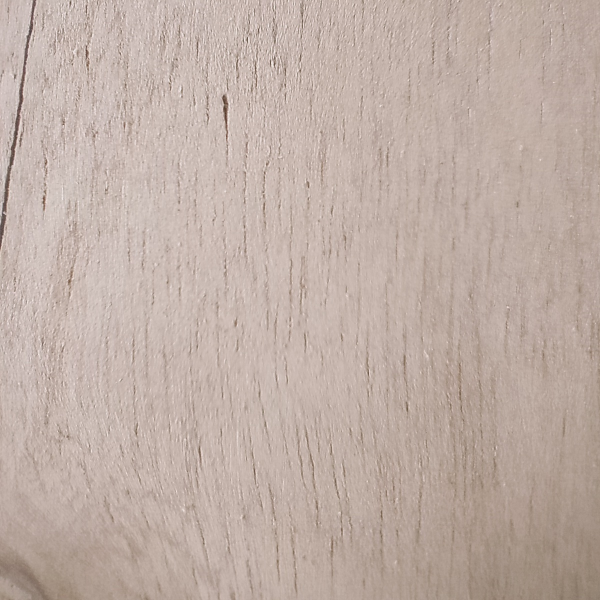
#> input picture serat_kayu/nantu/nantu_test_003.jpg, 1200 x 1200 px, found by its file name (shown at 1/2 size); its folder holds only this picture in this run
$ jupyter execute --allow-errors percobaan4.ipynb   (older library calls are emulated)
#> lines starting #> are read from the running program, lines starting #| are printed output that depends on the picture
# Import Library

[cell 1]
import os
import cv2 as cv
import matplotlib.pyplot as plt
import numpy as np
import pandas as pd
from sklearn.model_selection import train_test_split, cross_val_predict
from sklearn.metrics import accuracy_score, classification_report
from skimage.feature import graycomatrix, graycoprops
from scipy.stats import entropy
from sklearn.ensemble import RandomForestClassifier
from sklearn.svm import SVC
from sklearn.neighbors import KNeighborsClassifier
from sklearn.metrics import accuracy_score, precision_score, recall_score, f1_score, confusion_matrix, classification_report
from sklearn.metrics import (confusion_matrix, ConfusionMatrixDisplay)
import seaborn as sns

# Load gambar

[cell 2]
data = []
labels = []
file_name = []
for sub_folder in os.listdir("serat_kayu\\"):
    sub_folder_files = os.listdir(os.path.join("serat_kayu\\", sub_folder))
    for i, filename in enumerate(sub_folder_files):
        img_path = os.path.join("serat_kayu\\", sub_folder, filename)
        img = cv.imread(img_path)
#> img is the input picture: shape (1200, 1200, 3); mean B, G, R 166.1, 174.6, 191.6
        img = img.astype(np.uint8)
        img = cv.cvtColor(img, cv.COLOR_BGR2GRAY)
#> img: shape (1200, 1200)

        data.append(img)
        labels.append(sub_folder)
        name = os.path.splitext(filename)[0]
        file_name.append(filename)
#> pass 2 of the loop `for sub_folder in os.listdir("serat_kayu\\"):`:
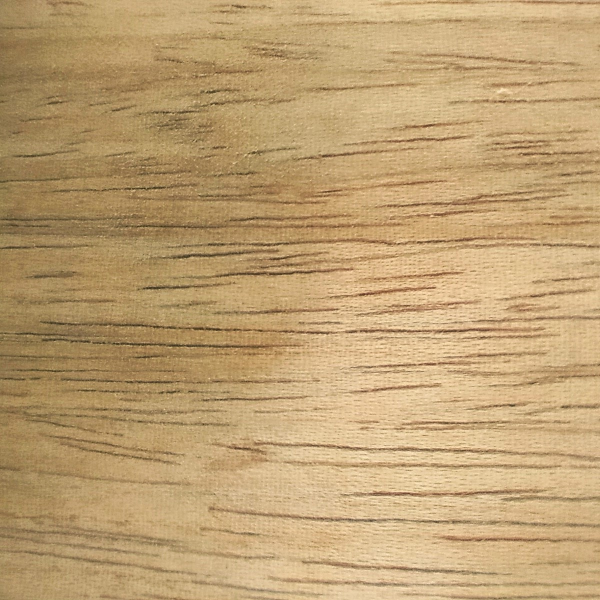
#> input picture serat_kayu/palapi/palapi_test_002.jpg, 1200 x 1200 px, found by its file name (shown at 1/2 size)
#> img is the input picture: shape (1200, 1200, 3); mean B, G, R 114.7, 160.8, 191
#> `img = cv.cvtColor(img, cv.COLOR_BGR2GRAY)`:
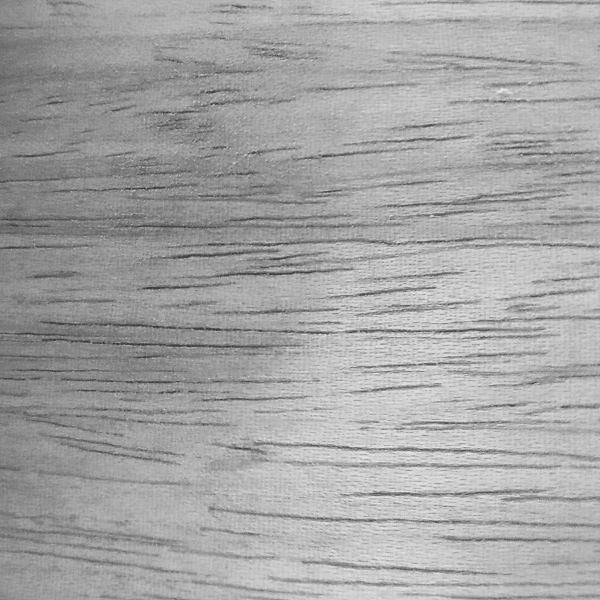
#> img: shape (1200, 1200) (shown at 1/2 size); min 28, max 238, mean 164.6

data = np.array(data)
labels = np.array(labels)

# Preprocessing percobaan 4

[cell 3]
def resize(image, target_size):
    target_h, target_w = target_size
    src_h, src_w = image.shape
    resized = np.zeros((target_h, target_w), dtype=np.uint8)

    for i in range(target_h):
        for j in range(target_w):
            src_x = int(i * src_h / target_h)
            src_y = int(j * src_w / target_w)
            resized[i, j] = image[src_x, src_y]

    return resized


def konversi_grayscale(image):
    if len(image.shape) == 3:
        r, g, b = image[:, :, 0], image[:, :, 1], image[:, :, 2]
        gray = 0.299 * r + 0.587 * g + 0.114 * b
        return gray.astype(np.uint8)
    else:
        return image


def equalization(image):
    histogram = np.zeros(256, dtype=int)
    h, w = image.shape

    for i in range(h):
        for j in range(w):
            histogram[image[i, j]] += 1

    cdf = np.cumsum(histogram)
    cdf_min = np.min(cdf[np.nonzero(cdf)])
    total_pixels = h * w
    equalized = np.round((cdf[image] - cdf_min) / (total_pixels - cdf_min) * 255)
    equalized = np.clip(equalized, 0, 255).astype(np.uint8)

    return equalized


def edge_detection(image):
    kernel_x = np.array([[-1, 0, 1],
                         [-1, 0, 1],
                         [-1, 0, 1]])
    kernel_y = np.array([[1, 1, 1],
                         [0, 0, 0],
                         [-1, -1, -1]])

    h, w = image.shape
    result = np.zeros_like(image)
    padded = np.pad(image, ((1, 1), (1, 1)), mode='constant')

    for i in range(h):
        for j in range(w):
            region = padded[i:i+3, j:j+3]
            gx = np.sum(region * kernel_x)
            gy = np.sum(region * kernel_y)
            result[i, j] = np.clip(np.sqrt(gx**2 + gy**2), 0, 255)

    return result.astype(np.uint8)


def dilasi(image):
    kernel = np.ones((3, 3), dtype=np.uint8)
    h, w = image.shape
    output = np.zeros_like(image)
    padded = np.pad(image, ((1, 1), (1, 1)), mode='constant')

    for i in range(h):
        for j in range(w):
            region = padded[i:i+3, j:j+3]
            output[i, j] = np.max(region * kernel)

    return output


def erosi(image):
    kernel = np.ones((3, 3), dtype=np.uint8)
    h, w = image.shape
    output = np.zeros_like(image)
    padded = np.pad(image, ((1, 1), (1, 1)), mode='constant')

    for i in range(h):
        for j in range(w):
            region = padded[i:i+3, j:j+3]
            output[i, j] = np.min(region * kernel)

    return output

def gradient_morph(image):
   dilated = dilasi(image)
   eroded = erosi(image)
   gradient = cv.subtract(dilated, eroded)
   return gradient

def reduce_noise(image, kernel_size=3):
    return cv.medianBlur(image, kernel_size)

[cell 4]
dataPreprocessed = []

for i in range(len(data)):
    img = data[i] # ambil data gambar

    # 1. Resize
    img = resize(img, (256,256))

    # 2. Konversi ke grayscale
    img = konversi_grayscale(img)

    # 3. Histogram Equalization untuk meningkatkan kontras
    img = equalization(img)

    # 4. Noise reduction
    img = reduce_noise(img)

    # 5. Erosi
    img = erosi(img)

    # 6. Dilasi
    img = dilasi(img)

    # Simpan hasil akhir preprocessing
    dataPreprocessed.append(img)
#> this loop made 2 passes
#> (target_h in resize, target_w in resize, src_h in resize, src_w in resize, cdf_min in equalization, total_pixels in equalization) on passes 1 to 2: (256, 256, 1200, 1200, 1, 65536), (256, 256, 1200, 1200, 1, 65536)
#> pass 1, `img = resize(img, (256,256))`:
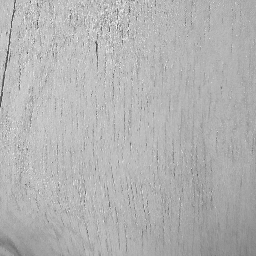
#> img: shape (256, 256); min 65, max 242, mean 178.8
#> pass 1, in equalization, `equalized = np.round((cdf[image] - cdf_min) / (total_pixels - cdf_min)..`:
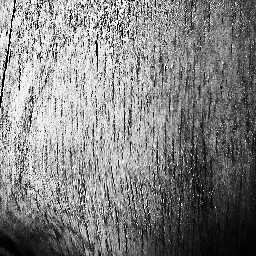
#> equalized: shape (256, 256) float64; min 0, max 255, mean 130
#> pass 1, `img = reduce_noise(img)`:
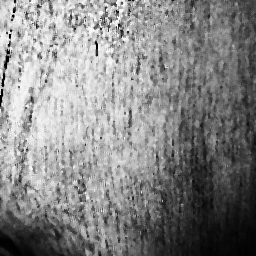
#> img: shape (256, 256); min 0, max 254, mean 133.4
#> after the loop, dataPreprocessed = 2 items

[cell 5]
# Visualisasi 5 citra pertama dari setiap label
unique_labels = np.unique(labels)
plt.figure(figsize=(15, 3 * len(unique_labels)))
for i, label in enumerate(unique_labels):
    idxs = np.where(labels == label)[0][:5]  # ambil 5 index pertama dari label tsb
    for j, idx in enumerate(idxs):
        plt.subplot(len(unique_labels), 5, i * 5 + j + 1)
        plt.imshow(dataPreprocessed[idx], cmap='gray')
        plt.title(f"{label}\n{file_name[idx]}", fontsize=8)

plt.tight_layout()
plt.show()
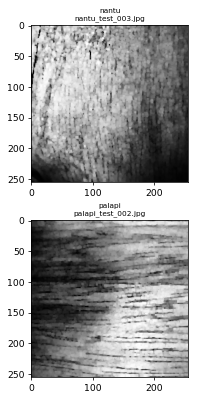
#> figure drawn by matplotlib, 2 panels

# Ekstraksi GLCM

[cell 6]
def glcm(image, derajat):
    if derajat == 0:
        angles = [0]
    elif derajat == 45:
        angles = [np.pi / 4]
    elif derajat == 90:
        angles = [np.pi / 2]
    elif derajat == 135:
        angles = [3 * np.pi / 4]
    else:
        raise ValueError("Invalid angle. It should be one of the following: 0, 45, 90, 135.")

    # mengembalikan matrix glcm dari image
    glcm = graycomatrix(image, [1], angles, 256, symmetric=True, normed=True)
    return glcm

[cell 7]
def correlation(matriks):
	return graycoprops(matriks, 'correlation')[0, 0]

def dissimilarity(matriks):
    return graycoprops(matriks, 'dissimilarity')[0, 0]

def homogenity(matriks):
    return graycoprops(matriks, 'homogeneity')[0, 0]

def contrast(matriks):
    return graycoprops(matriks, 'contrast')[0, 0]

def ASM(matriks):
    return graycoprops(matriks, 'ASM')[0, 0]

def energy(matriks):
    return graycoprops(matriks, 'energy')[0, 0]

def entropyGlcm(matriks):
    return entropy(matriks.ravel())

[cell 8]
Derajat0 = []
Derajat45 = []
Derajat90 = []
Derajat135 = []
for i in range(len(dataPreprocessed)):
    D0 = glcm(dataPreprocessed[i], 0)
    D45 = glcm(dataPreprocessed[i], 45)
    D90 = glcm(dataPreprocessed[i], 90)
    D135 = glcm(dataPreprocessed[i], 135)
    Derajat0.append(D0)
    Derajat45.append(D45)
    Derajat90.append(D90)
    Derajat135.append(D135)
#> this loop made 2 passes
#> after the loop, Derajat0 = 2 items; Derajat135 = 2 items; Derajat45 = 2 items; Derajat90 = 2 items

[cell 9]
Kontras0, Kontras45, Kontras90, Kontras135 = [], [], [], []
dissimilarity0, dissimilarity45, dissimilarity90, dissimilarity135 =  [], [], [], []
homogenity0, homogenity45, homogenity90, homogenity135 = [], [], [], []
entropy0, entropy45, entropy90, entropy135 =  [], [], [], []
ASM0, ASM45, ASM90, ASM135 =  [], [], [], []
energy0, energy45, energy90, energy135 =  [], [], [], []
correlation0, correlation45, correlation90, correlation135 = [], [], [], []

[cell 10]
for i in range(len(dataPreprocessed)):
    C0 = correlation(Derajat0[i])
    correlation0.append(C0)
    C45 = correlation(Derajat45[i])
    correlation45.append(C45)
    C90 = correlation(Derajat90[i])
    correlation90.append(C90)
    C135 = correlation(Derajat135[i])
    correlation135.append(C135)
#> this loop made 2 passes
#> (C0, C45, C90, C135) on passes 1 to 2: (0.952, 0.94, 0.978, 0.942), (0.988, 0.934, 0.941, 0.935)
#> after the loop, correlation0 = [0.952, 0.988]; correlation135 = [0.942, 0.935]; correlation45 = [0.94, 0.934]; correlation90 = [0.978, 0.941]

for i in range(len(data)):
    K0 = contrast(Derajat0[i])
    K45 = contrast(Derajat45[i])
    K90 = contrast(Derajat90[i])
    K135 = contrast(Derajat135[i])
    Kontras0.append(K0)
    Kontras45.append(K45)
    Kontras90.append(K90)
    Kontras135.append(K135)
#> this loop made 2 passes
#> (K0, K45, K90, K135) on passes 1 to 2: (384.9, 487, 181.6, 465.2), (109.4, 581.6, 523.8, 573.6)
#> after the loop, Kontras0 = [384.9, 109.4]; Kontras135 = [465.2, 573.6]; Kontras45 = [487, 581.6]; Kontras90 = [181.6, 523.8]

for i in range(len(data)):
    Dis0 = dissimilarity(Derajat0[i])
    Dis45 = dissimilarity(Derajat45[i])
    Dis90 = dissimilarity(Derajat90[i])
    Dis135 = dissimilarity(Derajat135[i])
    dissimilarity0.append(Dis0)
    dissimilarity45.append(Dis45)
    dissimilarity90.append(Dis90)
    dissimilarity135.append(Dis135)
#> this loop made 2 passes
#> (Dis0, Dis45, Dis90, Dis135) on passes 1 to 2: (9.19, 11.96, 6.29, 11.87), (5.04, 13.13, 10.94, 13.04)
#> after the loop, dissimilarity0 = [9.19, 5.04]; dissimilarity135 = [11.87, 13.04]; dissimilarity45 = [11.96, 13.13]; dissimilarity90 = [6.29, 10.94]

for i in range(len(data)):
    H0 = homogenity(Derajat0[i])
    H45 = homogenity(Derajat45[i])
    H90 = homogenity(Derajat90[i])
    H135 = homogenity(Derajat135[i])
    homogenity0.append(H0)
    homogenity45.append(H45)
    homogenity90.append(H90)
    homogenity135.append(H135)
#> this loop made 2 passes
#> (H0, H45, H90, H135) on passes 1 to 2: (0.536, 0.373, 0.578, 0.373), (0.552, 0.31, 0.481, 0.309)
#> after the loop, homogenity0 = [0.536, 0.552]; homogenity135 = [0.373, 0.309]; homogenity45 = [0.373, 0.31]; homogenity90 = [0.578, 0.481]

for i in range(len(data)):
    E0 = entropyGlcm(Derajat0[i])
    E45 = entropyGlcm(Derajat45[i])
    E90 = entropyGlcm(Derajat90[i])
    E135 = entropyGlcm(Derajat135[i])
    entropy0.append(E0)
    entropy45.append(E45)
    entropy90.append(E90)
    entropy135.append(E135)
#> this loop made 2 passes
#> (E0, E45, E90, E135) on passes 1 to 2: (5.68, 6.05, 5.44, 6.05), (6.51, 7.47, 7.01, 7.47)
#> after the loop, entropy0 = [5.68, 6.51]; entropy135 = [6.05, 7.47]; entropy45 = [6.05, 7.47]; entropy90 = [5.44, 7.01]

for i in range(len(data)):
    A0 = ASM(Derajat0[i])
    A45 = ASM(Derajat45[i])
    A90 = ASM(Derajat90[i])
    A135 = ASM(Derajat135[i])
    ASM0.append(A0)
    ASM45.append(A45)
    ASM90.append(A90)
    ASM135.append(A135)
#> this loop made 2 passes
#> (A0, A45, A90, A135) on passes 1 to 2: (0.0082, 0.00469, 0.0095, 0.00474), (0.00361, 0.00131, 0.00277, 0.0013)
#> after the loop, ASM0 = [0.0082, 0.00361]; ASM135 = [0.00474, 0.0013]; ASM45 = [0.00469, 0.00131]; ASM90 = [0.0095, 0.00277]

for i in range(len(data)):
    ER0 = energy(Derajat0[i])
    ER45 = energy(Derajat45[i])
    ER90 = energy(Derajat90[i])
    ER135 = energy(Derajat135[i])
    energy0.append(ER0)
    energy45.append(ER45)
    energy90.append(ER90)
    energy135.append(ER135)
#> this loop made 2 passes
#> (ER0, ER45, ER90, ER135) on passes 1 to 2: (0.0906, 0.0685, 0.0975, 0.0689), (0.0601, 0.0362, 0.0526, 0.0361)
#> after the loop, energy0 = [0.0906, 0.0601]; energy135 = [0.0689, 0.0361]; energy45 = [0.0685, 0.0362]; energy90 = [0.0975, 0.0526]

[cell 11]
dataTable = {'Filename': file_name, 'Label': labels,
        'Contrast0': Kontras0, 'Contrast45': Kontras45, 'Contrast90': Kontras90, 'Contrast135': Kontras135,
        'Homogeneity0': homogenity0, 'Homogeneity45': homogenity45, 'Homogeneity90': homogenity90, 'Homogeneity135': homogenity135,
        'Dissimilarity0': dissimilarity0, 'Dissimilarity45': dissimilarity45, 'Dissimilarity90': dissimilarity90, 'Dissimilarity135': dissimilarity135,
        'Entropy0': entropy0, 'Entropy45': entropy45, 'Entropy90': entropy90, 'Entropy135': entropy135,
        'ASM0': ASM0, 'ASM45': ASM45, 'ASM90': ASM90, 'ASM135': ASM135,
        'Energy0': energy0, 'Energy45': energy45, 'Energy90': energy90, 'Energy135': energy135,
        'Correlation0': correlation0, 'Correlation45': correlation45, 'Correlation90': correlation90, 'Correlation135': correlation135,
        }
df = pd.DataFrame(dataTable)
#> df = table of 2 rows and 30 columns
df.to_csv('hasil_ekstraksi_percobaan_4.csv', index=False)

hasilEkstrak = pd.read_csv('hasil_ekstraksi_percobaan_4.csv')
#> (reads hasil_ekstraksi_percobaan_4.csv from the repository)
hasilEkstrak

[cell 12]
# Menghitung korelasi
correlation = hasilEkstrak.drop(columns=['Label','Filename']).corr()

# Menyaring fitur yang memiliki korelasi absolut lebih dari 0.95 dengan label
threshold = 0.95 # atur threshold ini untuk menentukan seberapa besar korelasi yang ingin disaring
selectionFeature = []
columns = np.full((correlation.shape[0],), True, dtype=bool)
for i in range(correlation.shape[0]):
	for j in range(i+1, correlation.shape[0]):
		if correlation.iloc[i,j] >= threshold:
			if columns[j]:
				columns[j] = False
select = hasilEkstrak.drop(columns=['Label','Filename']).columns[columns]
x_new = hasilEkstrak[select]
x_new
y = hasilEkstrak['Label']
plt.figure(figsize=(17,17))
sns.heatmap(x_new.corr(), annot=True, cmap='Blues', fmt=".2f")
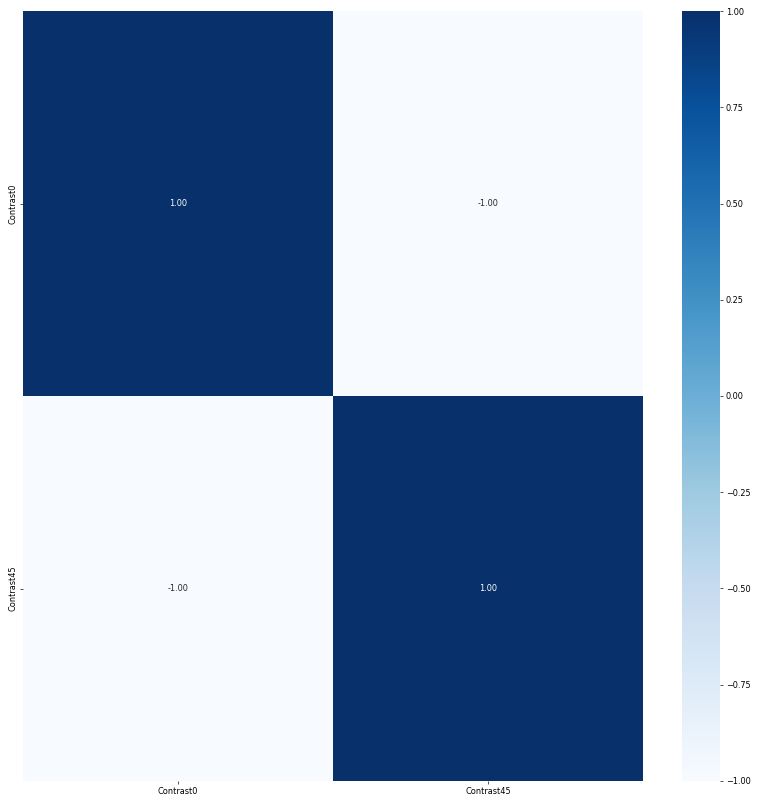
#> figure drawn by matplotlib, 2 panels

# Splitting data

[cell 13]
# ubah bagian test_size sesuai kebutuhan
# 0.3 = 30% data untuk testing (train/test 70/30)
# 0.2 = 20% data untuk testing (train/test 80/20)
X_train, X_test, y_train, y_test = train_test_split(x_new, y, test_size=0.2, random_state=42)
print(X_train.shape)
print(X_test.shape)

# Normalisasi Fitur

[cell 14]
# normalisasi mean std
X_test = (X_test - X_train.mean()) / X_train.std()
X_train = (X_train - X_train.mean()) / X_train.std()

# Modelling

[cell 15]
def generateClassificationReport(y_true, y_pred):
	print(classification_report(y_true, y_pred))
	print(confusion_matrix(y_true, y_pred))
	print('Accuracy:', accuracy_score(y_true, y_pred))

rf = RandomForestClassifier(n_estimators=5, random_state=42)
svm = SVC(kernel='rbf', random_state=42)
knn = KNeighborsClassifier(n_neighbors=5)

## Random Forest

[cell 16]
# Train Random Forest
rf.fit(X_train, y_train)

# model training
print("------Training Set------")
y_pred = rf.predict(X_train)
generateClassificationReport( y_train, y_pred)

# model testing
print("\n------Testing Set------")
y_pred = rf.predict(X_test)
generateClassificationReport( y_test, y_pred)

## SVM

#> (a cell that did not finish here is left out)

## KNN

#> (a cell that did not finish here is left out)

# Confusion Matrix

[cell 19]
def plot_confusion_matrix(y_true, y_pred, title):
#> called with y_pred = array of shape (1,), title = 'Random Forest Confusion Matrix'
    cm = confusion_matrix(y_true, y_pred)
    disp = ConfusionMatrixDisplay(confusion_matrix=cm)
    disp.plot(cmap=plt.cm.Blues)
    plt.title(title)
    plt.show()
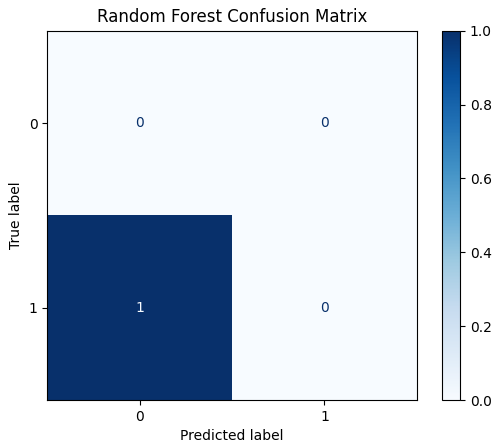
#> figure drawn by matplotlib, 2 panels

# confusion matrix Random Forest
plot_confusion_matrix(y_test, rf.predict(X_test), "Random Forest Confusion Matrix")
# confusion matrix SVM
#> (the rest of this cell did not finish here and is left out)
